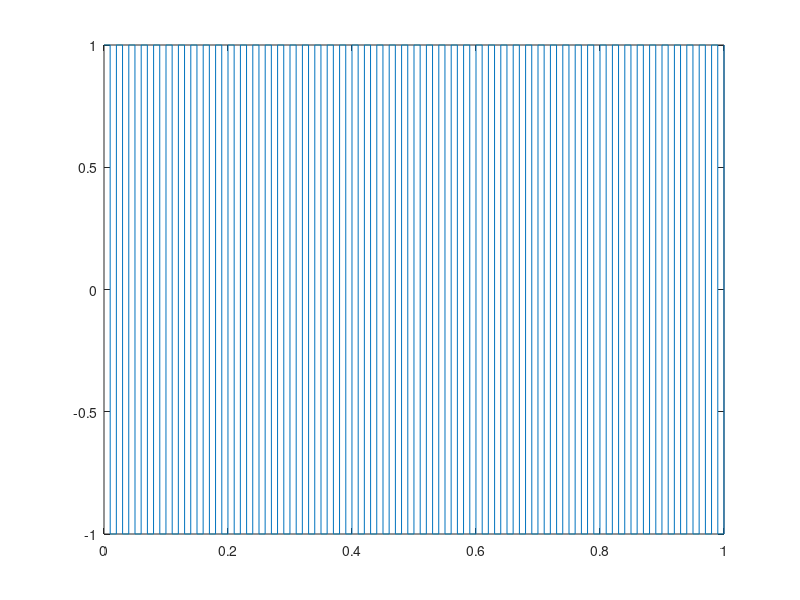
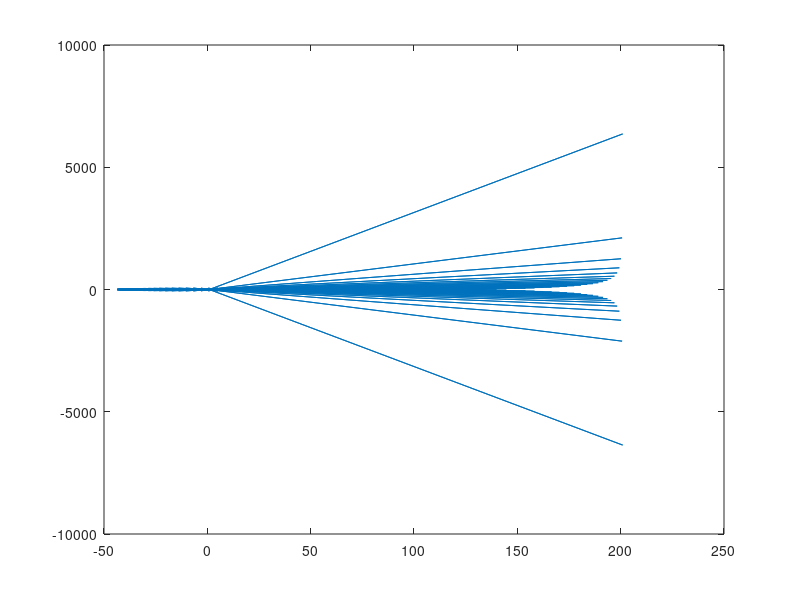
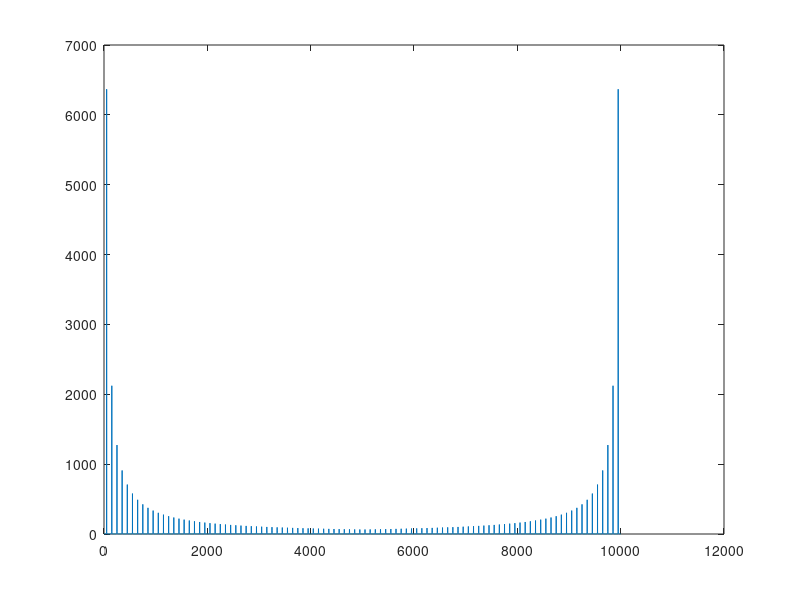

Here is the MATLAB script that generated these plots, in order:
clc
t=0:.0001:1;
F=50;
y=square(2*pi*F*t);
figure(1)
plot(t,y)

fourierTransform=fft(y);
figure(2)
plot(fourierTransform)

fourierTransformAbs=abs(fourierTransform);
figure(3)
plot(fourierTransformAbs)